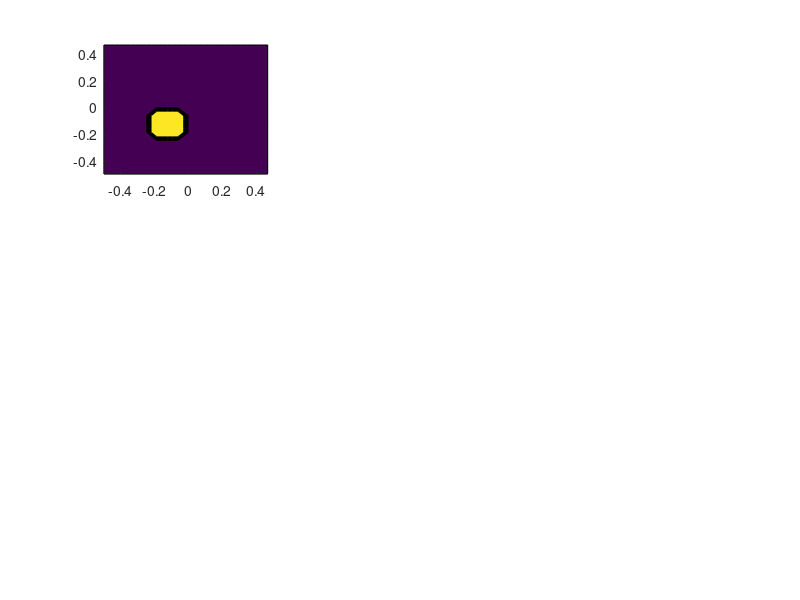

Source code (MATLAB): (Note: this script raises an error after producing the figure.)
%% Imaging systems 2017-2018 (AP3121 D), MATLAB assignment-tomography
% made by J. Kalkman, send your comments to j.kalkman@tudelft.nl
% assemble plots in single figure and put labels/units on all your axes
% upload your answer to Brightspace assignments
clc
clear all; close all;
FigHandle1 = figure(1); set(FigHandle1, 'Position', [700, 50, 1200, 900]); set(FigHandle1,'numbertitle','off','name','Filtered Back Projection', 'color','w'); 

% Define parameters
Nviews=32;                                                        % # of angular views
Nxy=32;                                                           % number of points in X and Y
D=1.0;                                                            % object dimension space [mm]
k=64;                                                             % 2k - 1 is the number of detector elements
tau=0.02;                                                         % detector pitch
t=tau*(-(k-1):(k-1))';                                            % coordinates of detector array, make sure detector array is larger than 2*D
detectorwidth=max(t)-min(t);                                      
%% 
% Create two 2D grids with X and Y coordinates of all pixels in the sample            
deltat=t(2)-t(1);
deltax=D/Nxy;
x=-D/2:deltax:D/2-deltax;
y=x;
[X,Y] = meshgrid(x,x);
f = -1/2/deltat:1/detectorwidth:1/2/deltat+(1/detectorwidth);
[Fx,Fy] = meshgrid(f,f);
corvec = exp(1i*pi*(f)*detectorwidth);
corvec2=exp(1i*pi*(Fx+Fy)*detectorwidth);
%%
% Preallocation of reconstruction arrays
BackProj_P=zeros(size(X));                                      % Backprojection
BackProj_Q=zeros(size(X));                                      % Filtered backprojection 
obj=(X.^2+Y.^2)<(D^2);
X_vec=X(obj);
Y_vec=Y(obj);
%%
object=zeros(Nxy, Nxy);
R=0.125*D;
cirob=(X.^2+Y.^2)<(R^2);
circent=cirob(12:21,12:21);
object(8:17,8:17)=circent; % shift the obj away from centre by 4 units
%%
% Plot the object
figure(1); subplot(331); contourf(x,y,object, 'edgecolor', 'none'); xlabel('x-coordinate (mm)'); ylabel('y-coordinate (mm)'); 
title('Phantom'); colormap(gray); grid on; colorbar; set(gca, 'Clim', [-0.1 1.1]); 
x0=x(12)+0.5*(D/(Nxy-1));
y0=x0;
rho=1;
theta=0;
%% Backprojection without filter
theta_vec=0:(2*pi)/(Nviews-1):2*pi;
Ptheta_t_array=zeros(2*k-1, Nviews);   % Array to be filled with projections (aka the sinogram) 
obj_pr=zeros(127,127);
object_pr=zeros(127,127);
figure

for i=1:32
    xp=x*cos(theta_vec(i))+y*sin(theta_vec(i));
    yp=-x*sin(theta_vec(i))+y*cos(theta_vec(i));
    x0p=x0*cos(theta_vec(i))+y0*sin(theta_vec(i));
    aa=(x0p-t).^2;
    pr=2*rho*sqrt((R^2)-((x0p-t).^2));
    c=aa<R^2;
    pr=c.*pr;
    Ptheta_t_array(:,i)=pr;
    Ptheta_t_array1(:,i) = corvec.*fftshift(fft(pr'))*deltat^2;
    obj_pr(64,:)=Ptheta_t_array1(:,i);
    angle=rad2deg(theta_vec(i));
    rot=imrotate(obj_pr,angle,'crop');
    object_pr=object_pr+rot;
    subplot(8,4,i)
    plot(f,real(Ptheta_t_array(:,i)))
end
backpr=corvec2.*ifftshift(ifft2(object_pr))/deltat^2;
figure
colormap(gray);
imagesc(real(backpr))
 %% Backprojection with ramp filter
Qtheta_t_array=zeros(2*k-1, Nviews); 
obj_pr=zeros(127,127);
object_pr=zeros(127,127);
figure
for i=1:32
    xp=x*cos(theta_vec(i))+y*sin(theta_vec(i));
    yp=-x*sin(theta_vec(i))+y*cos(theta_vec(i));
    x0p=x0*cos(theta_vec(i))+y0*sin(theta_vec(i));
    aa=(x0p-t).^2;
    pr=2*rho*sqrt((R^2)-((x0p-t).^2));
    c=aa<R^2;
    pr=c.*pr;
    Qtheta_t_array(:,i) = corvec.*fftshift(fft(pr'))*deltat^2;
    obj_pr(64,:)=Qtheta_t_array(:,i);
    angle=rad2deg(theta_vec(i));
    rot=imrotate(obj_pr,angle,'crop');
    object_pr=object_pr+rot;
    subplot(8,4,i)
    plot(f,real(Qtheta_t_array(:,i)))
end

H=abs(f); % Ramp filter
filter=object_pr.*H;
figure
colormap(gray);
imagesc(real(filter))

backprf=corvec2.*ifftshift(ifft2(filter))/deltat^2;
figure
colormap(gray);
imagesc(real(backprf))

% more streaks can be observed with reduced number or projections
% My observation: Number of streaks observed is higher after filtering
% because all the artifacts are covered in the background in the image that
% is not filtered. 